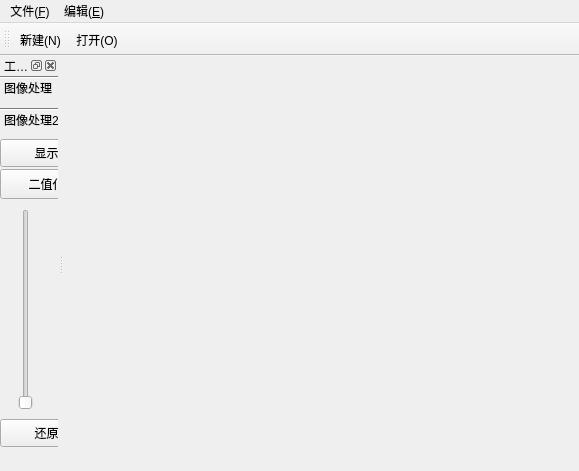
<?xml version="1.0" encoding="UTF-8"?>
<ui version="4.0">
 <class>MainWindow</class>
 <widget class="QMainWindow" name="MainWindow">
  <property name="geometry">
   <rect>
    <x>0</x>
    <y>0</y>
    <width>579</width>
    <height>471</height>
   </rect>
  </property>
  <property name="windowTitle">
   <string>MainWindow</string>
  </property>
  <widget class="QWidget" name="centralwidget">
   <widget class="QLabel" name="label">
    <property name="geometry">
     <rect>
      <x>0</x>
      <y>0</y>
      <width>460</width>
      <height>300</height>
     </rect>
    </property>
    <property name="text">
     <string/>
    </property>
   </widget>
  </widget>
  <widget class="QMenuBar" name="menubar">
   <property name="geometry">
    <rect>
     <x>0</x>
     <y>0</y>
     <width>579</width>
     <height>26</height>
    </rect>
   </property>
   <widget class="QMenu" name="menu_E">
    <property name="title">
     <string>编辑(&amp;E)</string>
    </property>
   </widget>
   <widget class="QMenu" name="menu">
    <property name="title">
     <string>文件(&amp;F)</string>
    </property>
    <addaction name="action_N"/>
   </widget>
   <addaction name="menu"/>
   <addaction name="menu_E"/>
  </widget>
  <widget class="QToolBar" name="toolBar">
   <property name="windowTitle">
    <string>toolBar</string>
   </property>
   <attribute name="toolBarArea">
    <enum>TopToolBarArea</enum>
   </attribute>
   <attribute name="toolBarBreak">
    <bool>false</bool>
   </attribute>
   <addaction name="action_N_2"/>
   <addaction name="actionopen"/>
  </widget>
  <widget class="QDockWidget" name="dockWidget">
   <property name="windowTitle">
    <string>工具箱</string>
   </property>
   <attribute name="dockWidgetArea">
    <number>1</number>
   </attribute>
   <widget class="QWidget" name="dockWidgetContents">
    <widget class="QToolBox" name="toolBox">
     <property name="geometry">
      <rect>
       <x>0</x>
       <y>0</y>
       <width>101</width>
       <height>381</height>
      </rect>
     </property>
     <property name="currentIndex">
      <number>1</number>
     </property>
     <widget class="QWidget" name="page">
      <property name="geometry">
       <rect>
        <x>0</x>
        <y>0</y>
        <width>101</width>
        <height>323</height>
       </rect>
      </property>
      <attribute name="label">
       <string>图像处理</string>
      </attribute>
      <widget class="QPushButton" name="pushButton">
       <property name="geometry">
        <rect>
         <x>0</x>
         <y>0</y>
         <width>93</width>
         <height>30</height>
        </rect>
       </property>
       <property name="text">
        <string>显示</string>
       </property>
      </widget>
      <widget class="QPushButton" name="pushButton_2">
       <property name="geometry">
        <rect>
         <x>0</x>
         <y>30</y>
         <width>93</width>
         <height>30</height>
        </rect>
       </property>
       <property name="text">
        <string>保存</string>
       </property>
      </widget>
      <widget class="QPushButton" name="pushButton_3">
       <property name="geometry">
        <rect>
         <x>0</x>
         <y>60</y>
         <width>93</width>
         <height>30</height>
        </rect>
       </property>
       <property name="text">
        <string>中文</string>
       </property>
      </widget>
      <widget class="QPushButton" name="pushButton_4">
       <property name="geometry">
        <rect>
         <x>0</x>
         <y>90</y>
         <width>93</width>
         <height>30</height>
        </rect>
       </property>
       <property name="text">
        <string>英文</string>
       </property>
      </widget>
      <widget class="QComboBox" name="comboBox">
       <property name="geometry">
        <rect>
         <x>1</x>
         <y>120</y>
         <width>91</width>
         <height>30</height>
        </rect>
       </property>
       <item>
        <property name="text">
         <string>宋体</string>
        </property>
       </item>
       <item>
        <property name="text">
         <string>黑体</string>
        </property>
       </item>
      </widget>
      <widget class="QPushButton" name="pushButton_5">
       <property name="geometry">
        <rect>
         <x>0</x>
         <y>150</y>
         <width>93</width>
         <height>30</height>
        </rect>
       </property>
       <property name="text">
        <string>增加亮度</string>
       </property>
      </widget>
      <widget class="QLineEdit" name="lineEdit">
       <property name="geometry">
        <rect>
         <x>1</x>
         <y>180</y>
         <width>90</width>
         <height>20</height>
        </rect>
       </property>
       <property name="echoMode">
        <enum>QLineEdit::Normal</enum>
       </property>
       <property name="placeholderText">
        <string>调整亮度值</string>
       </property>
      </widget>
      <widget class="QPushButton" name="pushButton_6">
       <property name="geometry">
        <rect>
         <x>0</x>
         <y>200</y>
         <width>93</width>
         <height>30</height>
        </rect>
       </property>
       <property name="text">
        <string>均值滤波</string>
       </property>
      </widget>
      <widget class="QPushButton" name="pushButton_7">
       <property name="geometry">
        <rect>
         <x>0</x>
         <y>230</y>
         <width>93</width>
         <height>30</height>
        </rect>
       </property>
       <property name="text">
        <string>边缘检测</string>
       </property>
      </widget>
      <widget class="QPushButton" name="pushButton_8">
       <property name="geometry">
        <rect>
         <x>0</x>
         <y>260</y>
         <width>93</width>
         <height>30</height>
        </rect>
       </property>
       <property name="text">
        <string>灰度化</string>
       </property>
      </widget>
      <widget class="QPushButton" name="pushButton_9">
       <property name="geometry">
        <rect>
         <x>0</x>
         <y>290</y>
         <width>93</width>
         <height>30</height>
        </rect>
       </property>
       <property name="text">
        <string>添加水印</string>
       </property>
      </widget>
     </widget>
     <widget class="QWidget" name="page_2">
      <property name="geometry">
       <rect>
        <x>0</x>
        <y>0</y>
        <width>101</width>
        <height>323</height>
       </rect>
      </property>
      <attribute name="label">
       <string>图像处理2</string>
      </attribute>
      <widget class="QPushButton" name="pushButton_11">
       <property name="geometry">
        <rect>
         <x>0</x>
         <y>0</y>
         <width>93</width>
         <height>28</height>
        </rect>
       </property>
       <property name="text">
        <string>显示</string>
       </property>
      </widget>
      <widget class="QPushButton" name="pushButton_10">
       <property name="geometry">
        <rect>
         <x>0</x>
         <y>30</y>
         <width>93</width>
         <height>30</height>
        </rect>
       </property>
       <property name="text">
        <string>二值化</string>
       </property>
      </widget>
      <widget class="QSlider" name="Slider">
       <property name="geometry">
        <rect>
         <x>10</x>
         <y>70</y>
         <width>31</width>
         <height>201</height>
        </rect>
       </property>
       <property name="orientation">
        <enum>Qt::Vertical</enum>
       </property>
      </widget>
      <widget class="QPushButton" name="pushButton_12">
       <property name="geometry">
        <rect>
         <x>0</x>
         <y>280</y>
         <width>93</width>
         <height>28</height>
        </rect>
       </property>
       <property name="text">
        <string>还原</string>
       </property>
      </widget>
     </widget>
    </widget>
   </widget>
  </widget>
  <action name="action_N">
   <property name="icon">
    <iconset resource="myImages.qrc">
     <normaloff>:/my/images/filenew.png</normaloff>:/my/images/filenew.png</iconset>
   </property>
   <property name="text">
    <string>新建(&amp;N)</string>
   </property>
  </action>
  <action name="actionopen">
   <property name="icon">
    <iconset resource="myImages.qrc">
     <normaloff>:/my/images/fileopen.png</normaloff>:/my/images/fileopen.png</iconset>
   </property>
   <property name="text">
    <string>打开(&amp;O)</string>
   </property>
   <property name="shortcut">
    <string>Ctrl+O</string>
   </property>
  </action>
  <action name="action_N_2">
   <property name="icon">
    <iconset resource="myImages.qrc">
     <normaloff>:/my/images/filenew.png</normaloff>:/my/images/filenew.png</iconset>
   </property>
   <property name="text">
    <string>新建(&amp;N)</string>
   </property>
   <property name="toolTip">
    <string>new</string>
   </property>
   <property name="shortcut">
    <string>Ctrl+N</string>
   </property>
  </action>
  <zorder>dockWidget</zorder>
 </widget>
 <resources>
  <include location="myImages.qrc"/>
 </resources>
 <connections/>
</ui>
